Frame 1 (no input): blank canvas, image omitted
Frame 60 (no input): blank canvas, image omitted
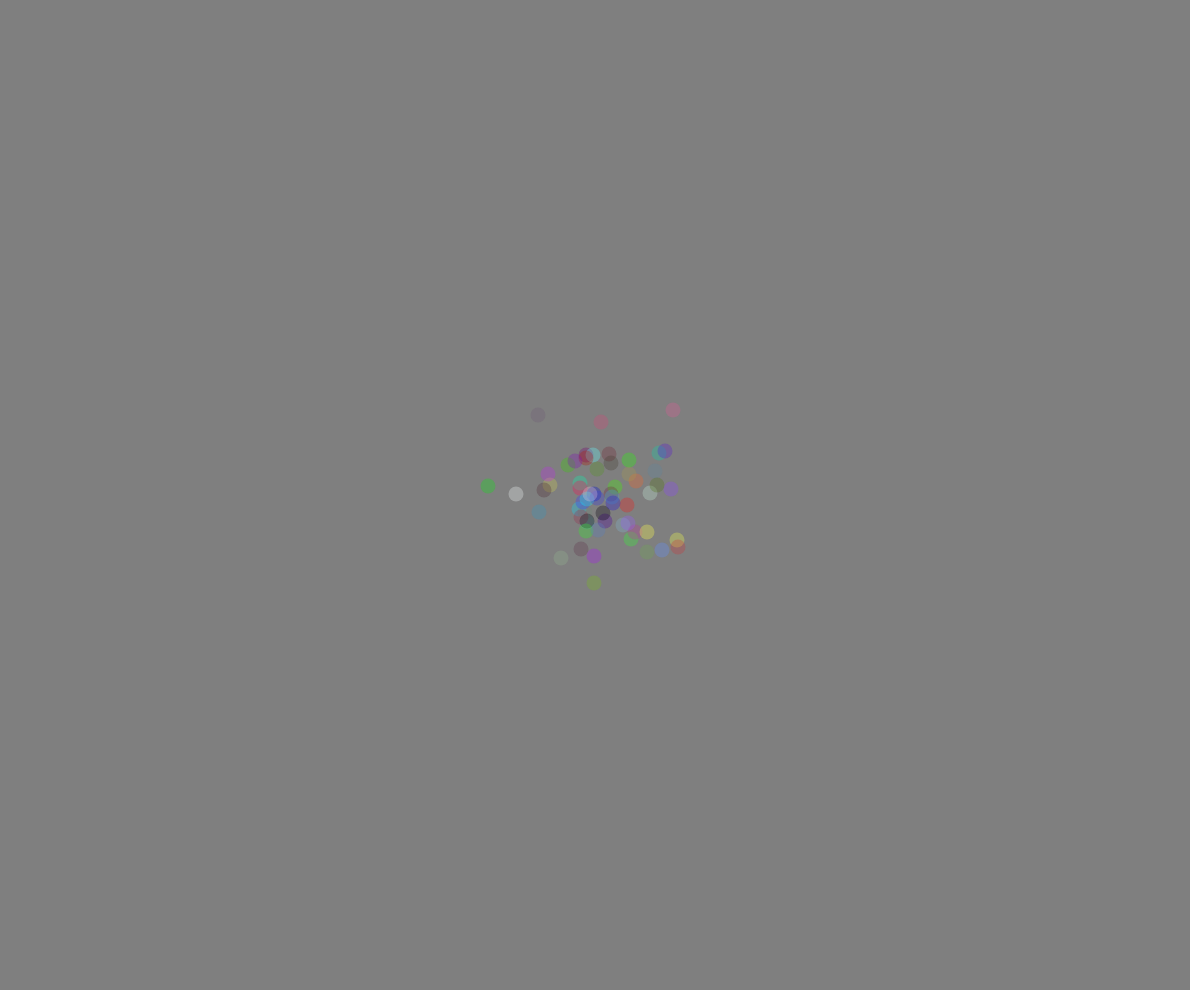
Frame 120 (the mouse pressed at the canvas centre since frame 60)

The p5.js sketch whose frames 1 and 60 were blank and that drew this single picture after the mouse press (run headless with seeded random() and noise() and a simulated clock; from frame 60 on, the mouse is pressed at the canvas centre):

// p5.js sketch
// ── sketch.js
function setup() {
	createCanvas(windowWidth-10, windowHeight-10);
  background(127);
  noStroke();
}

function draw() {
  var r = random(255);
  var g = random(255);
  var b = random(255);
  fill(r, g, b, 80);

  if (mouseIsPressed) {
    // Get gaussian random number, mean 0 and std dev 1.0
    spread = new createVector(randomGaussian(), randomGaussian()) 
    mouse = new createVector(mouseX, mouseY)

    // Define a standard deviation
    var sd = 40;    
    // Scale the gaussian random number by std dev
    spread.x = floor((spread.x * sd));
    spread.y = floor((spread.y * sd));
      
  	// add random spread delta to mouse x/y
    spread.add(this.mouse);

  	ellipse((spread.x), (spread.y), 15);
  }
}

// original version without vectors
// function draw() {
//   var r = random(255);
//   var g = random(255);
//   var b = random(255);
//   fill(r, g, b, 80);

//   if (mouseIsPressed) {
//     // need to add a random delta to x/y
//     // Get gaussian random number, mean 0 and std dev 1.0
//     var xSpread = randomGaussian();
//     var ySpread = randomGaussian();
//     // Define a standard deviation
//     var sd = 50;    
//     // Scale the gaussian random number by std dev
//     xSpread = floor((xSpread * sd));
//     ySpread = floor((ySpread * sd));
    
//     // console.log("mX : " + mouseX + " xS : " + xSpread);
//     // console.log("xS + mX :" + (xSpread + mouseX));
      
//     ellipse((mouseX + xSpread), (mouseY + ySpread), 15);
//   }
// }
